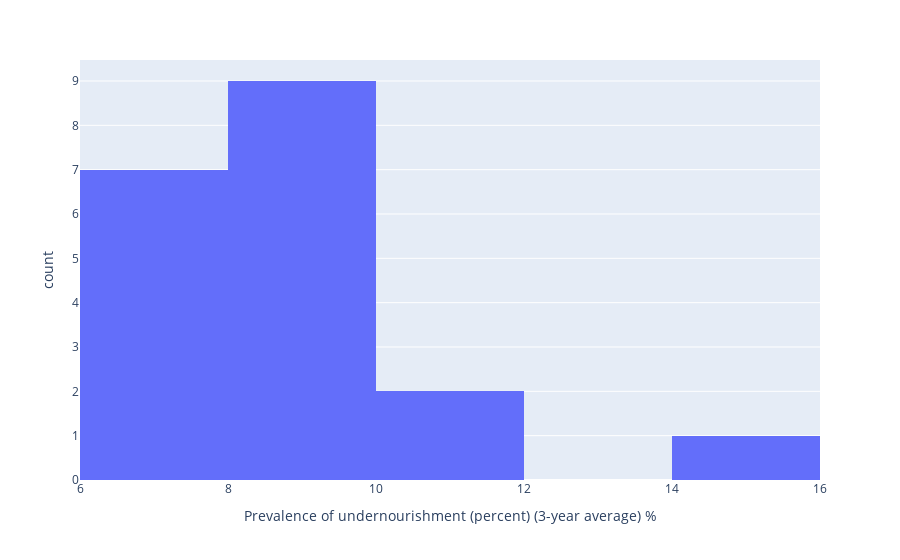

This figure's notebook cell:
### Code cell
import plotly.express as px
import plotly.io as pio

# create a plot
fig = px.histogram(df['Prevalence of undernourishment (percent) (3-year average) %'], x = 'Prevalence of undernourishment (percent) (3-year average) %')


fig.show()

# export as static image
pio.write_image(fig, "op.png")

### Figure 1 — Plotly figure (JSON) as saved in the notebook; plotly's stock layout.template omitted (floating-point values rounded to 4 significant figures)
{"data": [{"alignmentgroup": "True", "bingroup": "x", "hovertemplate": "Prevalence of undernourishment (percent) (3-year average) %=%{x}<br>count=%{y}<extra></extra>", "legendgroup": "", "marker": {"color": "#636efa", "pattern": {"shape": ""}}, "name": "", "offsetgroup": "", "orientation": "v", "showlegend": false, "type": "histogram", "x": [8.9, 8.9, 8.6, 7.9, 7.1, 6.7, 6.6, 6.8, 7.3, 7.8, 8.1, 8.8, 9, 9.3, 9.2, 9.4, 10, 10.7, 14.6], "xaxis": "x", "yaxis": "y"}], "layout": {"barmode": "relative", "legend": {"tracegroupgap": 0}, "margin": {"t": 60}, "xaxis": {"anchor": "y", "domain": [0, 1], "title": {"text": "Prevalence of undernourishment (percent) (3-year average) %"}}, "yaxis": {"anchor": "x", "domain": [0, 1], "title": {"text": "count"}}}}
